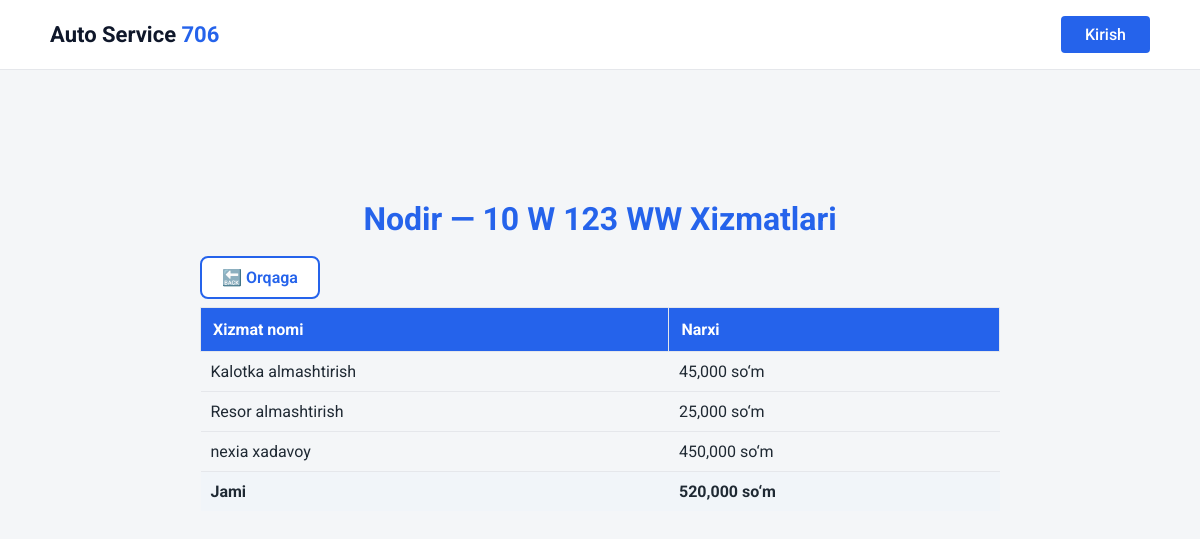
/history-detail/1/, run on the app's committed database.
### services/models.py (models this page shows, shortened)
class AutoMobile(models.Model):
    customer_name = models.CharField(max_length=25)
    customer_phone_number = models.CharField(max_length=25)
    automobile_number = models.CharField(max_length=10)
    mileage = models.IntegerField()
    created_at = models.DateTimeField(auto_now_add=True)

class Service(models.Model):
    service_name = models.CharField(max_length=25)
    service_price = models.IntegerField()

### services/views.py (the view)
# urls.py: path('history-detail/<int:pk>/', history_detail_view, name='history-detail'),
def history_detail_view(request, pk):
    auto_service = get_object_or_404(AutoService, automobile_id=pk)
    services = auto_service.services.all()
    total = services.aggregate(total=models.Sum('service_price'))['total'] or 0
    context = {
        'auto': auto_service.automobile,
        'services': services,
        'total': total,
    }
    return render(request, 'role/history_detail.html', context)

### templates/role/history_detail.html
{% extends "base.html" %}
{% load static %}
{% load humanize %}
{% block content %}
<main style="padding:50px; max-width:900px; margin:0 auto;">
    <h1 style="text-align:center; color:#2563eb; margin-bottom:30px;">
        {{ auto.customer_name }} — {{ auto.automobile_number }} Xizmatlari
    </h1>
    <div style="margin-bottom:20px;">
        <a href="{% url 'history-page' %}" style="
            padding:10px 20px;
            border-radius:8px;
            border:2px solid #2563eb;
            background:#ffffff;
            color:#2563eb;
            text-decoration:none;
            font-weight:600;
            transition:0.3s;
        " onmouseover="this.style.background='#2563eb'; this.style.color='white';"
           onmouseout="this.style.background='#ffffff'; this.style.color='#2563eb';">
            🔙 Orqaga
        </a>
    </div>
    {% if services %}
        <table style="width:100%; border-collapse:collapse; text-align:left; margin-bottom:20px;">
            <thead style="background:#2563eb; color:white;">
                <tr>
                    <th style="padding:12px; border:1px solid #e5e7eb;">Xizmat nomi</th>
                    <th style="padding:12px; border:1px solid #e5e7eb;">Narxi</th>
                </tr>
            </thead>
            <tbody>
                {% for service in services %}
                <tr style="border-bottom:1px solid #e5e7eb;">
                    <td style="padding:10px;">{{ service.service_name }}</td>
                    <td style="padding:10px;">{{ service.service_price|intcomma }} so‘m</td>
                </tr>
                {% endfor %}
                <tr style="font-weight:700; background:#f1f5f9;">
                    <td style="padding:10px;">Jami</td>
                    <td style="padding:10px;">{{ total|intcomma }} so‘m</td>
                </tr>
            </tbody>
        </table>
    {% else %}
        <p style="text-align:center; color:#64748b;">Hozircha xizmatlar mavjud emas</p>
    {% endif %}
</main>
{% endblock %}

### data on the page
AutoMobile: customer_name "Nodir", automobile_number "10 W 123 WW"
Service: service_name "Kalotka almashtirish", service_price "45,000"
Service: service_name "Resor almashtirish", service_price "25,000"
Service: service_name "nexia xadavoy", service_price "450,000"

### other printed values
{{ total|intcomma }} "520,000"
